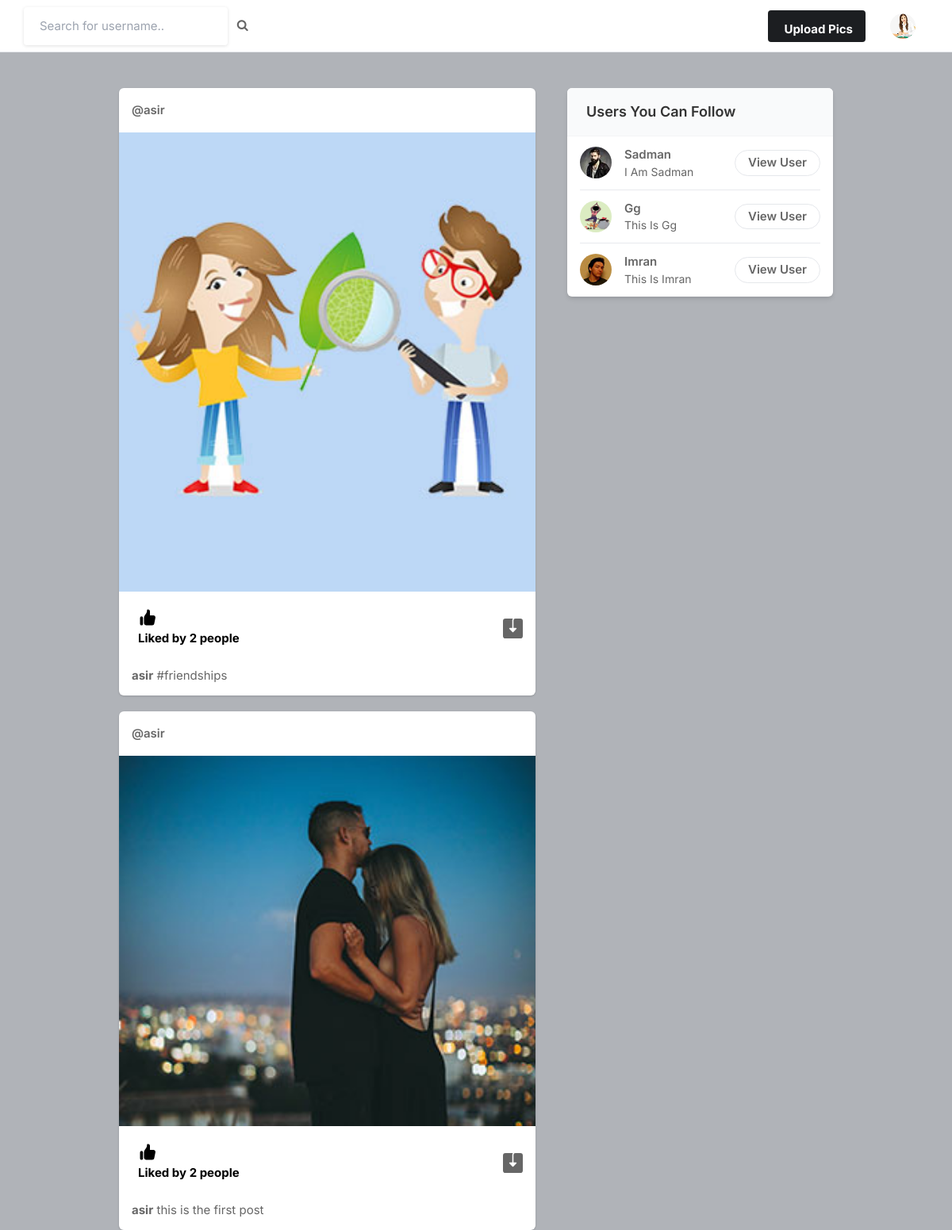
Screenshot of / (signed in) with the database file from the repository.
### core/models.py (models this page shows, shortened)
class Profile(models.Model):
    user = models.ForeignKey(User, on_delete=models.CASCADE)
    id_user= models.IntegerField()
    bio=models.TextField(blank=True)
    profileimg = models.ImageField(upload_to='profile_images', default='blank-profile-picture.png')
    location = models.CharField(max_length=100, blank=True)

class Post(models.Model):
    id = models.UUIDField(primary_key=True,default=uuid.uuid4)
    user = models.CharField(max_length=100)
    image = models.ImageField(upload_to='post_images')
    caption = models.TextField()
    created_at = models.DateTimeField(default=datetime.now)
    no_of_likes = models.IntegerField(default=0)

### core/views.py (the view)
# urls.py: path('',views.index,name='index'),
@login_required(login_url='signin')
def index(request):
    user_object = User.objects.get(username=request.user.username)
    user_profile = Profile.objects.get(user=user_object)
    user_following_list = []
    feed = []
    user_following = FollowersCount.objects.filter(follower=request.user.username)
    for users in user_following:
        user_following_list.append(users.user)
    for usernames in user_following_list:
        feed_lists = Post.objects.filter(user=usernames)
        feed.append(feed_lists)
    feed_list = list(chain(*feed))
    all_users = User.objects.all()
    user_following_all = []
    for user in user_following:
        user_list = User.objects.get(username=user.user)
        user_following_all.append(user_list)
    new_suggestions_list = [x for x in list(all_users) if (x not in list(user_following_all))]
    current_user = User.objects.filter(username=request.user.username)
    final_suggestions_list = [x for x in list(new_suggestions_list) if ( x not in list(current_user))]
    random.shuffle(final_suggestions_list)
    username_profile = []
    username_profile_list = []
    for users in final_suggestions_list:
        username_profile.append(users.id)
    for ids in username_profile:
        profile_lists = Profile.objects.filter(id_user=ids)
        username_profile_list.append(profile_lists)
    suggestions_username_profile_list = list(chain(*username_profile_list))
    return render(request, 'index.html', {'user_profile': user_profile, 'posts':feed_list, 'suggestions_username_profile_list': suggestions_username_profile_list[:4]})

### templates/index.html (shortened to what this page needs)
{% load static %}
<!DOCTYPE html>
<html lang="en">
<head>
    <link rel="stylesheet" href="{% static 'assets/css/icons.css' %}">
    <link rel="stylesheet" href="{% static 'assets/css/uikit.css' %}">
    <link rel="stylesheet" href="{% static 'assets/css/style.css' %}">
    <link rel="stylesheet" href="{% static 'assets/css/tailwind.css' %}">
    <link rel="stylesheet" href="https://cdnjs.cloudflare.com/ajax/libs/font-awesome/4.7.0/css/font-awesome.min.css">
</head>
<body>
            <header>
                <div class="header_inner">
                    <form action="/search" method="POST">
                    <div class="left-side">
                            <input type="text" name="username" placeholder="Search for username..">&nbsp; &nbsp;
                            <button type="submit"><i class="fa fa-search fa-1x"></i></button>
                    </div>
                    </form>
                    <div class="right-side lg:pr-4">
                        <a href="#"
                            class="bg-pink-500 flex font-bold hidden hover:bg-pink-600 hover:text-white inline-block items-center lg:block max-h-10 mr-4 px-4 py-2 rounded shado text-white">
                              Upload Pics
                        </a>
                        <a href="#">
                            <img src="{{user_profile.profileimg.url}}" class="header-avatar" alt="">
                        </a>
                    </div>
                </div>
            </header>
            <div class="container m-auto">
                <div class="lg:flex justify-center lg:space-x-10 lg:space-y-0 space-y-5">
                    <div class="space-y-5 flex-shrink-0 lg:w-7/12">
                        {% for post in posts reversed %}
                        <div class="bg-white shadow rounded-md  -mx-2 lg:mx-0">
                            <div class="flex justify-between items-center px-4 py-3">
                                <div class="flex flex-1 items-center space-x-4">
                                    <span class="block font-semibold "><a href="/profile/{{post.user}}">@{{post.user}}</a></span>
                                </div>
                              <div>
                                <a href="#"> <i class="icon-feather-more-horizontal text-2xl hover:bg-gray-200 rounded-full p-2 transition -mr-1 "></i> </a>
                              </div>
                            </div>
                            <div uk-lightbox>
                                <a href="{{post.image.url}}">
                                    <img src="{{post.image.url}}" alt="" width="600" >
                                </a>
                            </div>
                            <div class="py-3 px-4 space-y-3">
                                <div class="flex space-x-4 lg:font-bold">
                                    <a href="/like-post?post_id={{post.id}}" class="flex items-center space-x-2">
                                        <div class="p-2 rounded-full text-black">
                                            {% if post.no_of_likes == 0 %}
                                            <p>No likes</p>
                                            {% elif post.no_of_likes == 1 %}
                                            <p>Liked by {{post.no_of_likes}} person</p>
                                            {% else %}
                                            <p>Liked by {{post.no_of_likes}} people</p>
                                            {% endif %}
                                        </div>
                                    </a>
                                    <a href="{{post.image.url}}" class="flex items-center space-x-2 flex-1 justify-end" download>
                                    </a>
                                </div>
                                <p>
                                    <a href="/profile/{{post.user}}"><strong>{{post.user}}</strong></a> {{post.caption}}
                                </p>
                            </div>
                        </div>
                        {% endfor %}
                    </div>
                    <div class="lg:w-5/12">
                        <div class="bg-white  shadow-md rounded-md overflow-hidden">
                            <div class="bg-gray-50  border-b border-gray-100 flex items-baseline justify-between py-4 px-6 ">
                                <h2 class="font-semibold text-lg">Users You Can Follow</h2>
                            </div>
                            <div class="divide-gray-300 divide-gray-50 divide-opacity-50 divide-y px-4 ">
                                {% for suggestion in suggestions_username_profile_list %}
                                <div class="flex items-center justify-between py-3">
                                    <div class="flex flex-1 items-center space-x-4">
                                        <a href="/profile/{{suggestion.user}}">
                                            <img src="{{suggestion.profileimg.url}}" class="bg-gray-200 rounded-full w-10 h-10">
                                        </a>
                                        <div class="flex flex-col">
                                            <span class="block capitalize font-semibold"> {{suggestion.user}} </span>
                                            <span class="block capitalize text-sm"> {{suggestion.bio}} </span>
                                        </div>
                                    </div>
                                    <a href="/profile/{{suggestion.user}}" class="border border-gray-200 font-semibold px-4 py-1 rounded-full hover:bg-pink-600 hover:text-white hover:border-pink-600 "> View User </a>
                                </div>
                                {% endfor %}
                            </div>
                        </div>
                    </div>
                </div>
            </div>
</body>
</html>

### static/assets/css/style.css (style rules this page uses)
body { background-color: #B0B3B8!important; }
button { vertical-align: middle; }
input { height: 48px; line-height: 48px; padding: 0 20px; outline: none; font-size: 15px; color: #808080; max-width: 100%; width: 100%; -webkit-box-sizing: border-box; box-sizing: border-box; display: block; font-weight: 400; opacity: 1; border-radius: 4px; border: none; -webkit-box-shadow: 0 1px 4px 0px rgba(0, 0, 0, 0.12); box-shadow: 0 1px 4px 0px rgba(0, 0, 0, 0.12); }
input[type="text"], input[type="password"], input[type="email"], input[type="number"] { height: 48px; line-height: 48px; padding: 0 20px; outline: none; font-size: 15px; color: #808080; max-width: 100%; width: 100%; -webkit-box-sizing: border-box; box-sizing: border-box; display: block; font-weight: 400; opacity: 1; border-radius: 4px; border: none; -webkit-box-shadow: 0 1px 4px 0px rgba(0, 0, 0, 0.12); box-shadow: 0 1px 4px 0px rgba(0, 0, 0, 0.12); }
input { -webkit-transition: all 0.1s ease-in-out; transition: all 0.1s ease-in-out; }
::placeholder { color: #808080; opacity: 1; }
button { border: none; margin: 0; padding: 0; width: auto; overflow: visible; background: transparent; color: inherit; font: inherit; line-height: normal; cursor: pointer; }
a { color: #be185d; -webkit-transition: 0.3s; transition: 0.3s; outline: none !important; }
button { outline: none !important; }
img { max-width: 100%; }
body { color: #666; font-size: 15px; line-height: 27px; background-color: #f0f2f5; font-family: "Inter", sans-serif; text-transform: none; }
body p { font-size: 15px; line-height: 27px; }
h1, h2, h3, h4, h5, h6 { font-family: "Inter", sans-serif; text-transform: none; }
input[type="text"], input[type="password"], input[type="email"] { font-family: "Inter", sans-serif; text-transform: none; }
button, body .pac-container { font-family: "Inter", sans-serif; text-transform: none; }
h1, h2, h3, h4, h5, h6 { color: #333; font-weight: 500; margin: 0; padding: 0; }
h2 { font-size: 26px; }
b, strong { font-weight: 700 !important; }
@media (min-width: 1024px) { .container { max-width: 900px !important; padding-top: 45px; } }
header { background-color: #fff; left: 0; right: 0; top: 0; z-index: 99; height: 66px; display: -webkit-box; display: -ms-flexbox; display: flex; -webkit-box-align: center; -ms-flex-align: center; align-items: center; border-bottom: 1px solid #e5e7eb; }
header .header_inner { display: -webkit-box; display: -ms-flexbox; display: flex; -webkit-box-align: center; -ms-flex-align: center; align-items: center; max-width: 1090px; margin: auto; width: 100%; max-width: 100% !important; padding: 0 30px; }
header .header_inner .left-side { display: -webkit-box; display: -ms-flexbox; display: flex; -webkit-box-align: center; -ms-flex-align: center; align-items: center; }
header .header_inner .right-side { display: -webkit-box; display: -ms-flexbox; display: flex; -webkit-box-align: center; -ms-flex-align: center; align-items: center; -webkit-box-pack: end; -ms-flex-pack: end; justify-content: flex-end; margin-left: auto; }
header .header_inner .right-side .header-avatar { width: 32px; height: 32px; border-radius: 100%; margin-left: 15px; }

### rows the page displays
Profile: profileimg (picture)
Post: user "asir", image (picture), no_of_likes "2", caption "#friendships"
Post: user "asir", image (picture), no_of_likes "2", caption "this is the first post"
Profile: profileimg (picture), user "Sadman", bio "I Am Sadman"
Profile: profileimg (picture), user "Gg", bio "This Is Gg"
Profile: profileimg (picture), user "Imran", bio "This Is Imran"
